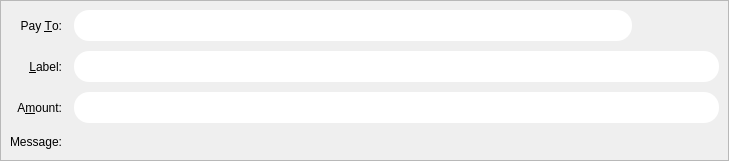
<?xml version="1.0" encoding="UTF-8"?>
<ui version="4.0">
 <class>SendCoinsEntry</class>
 <widget class="QStackedWidget" name="SendCoinsEntry">
  <property name="geometry">
   <rect>
    <x>0</x>
    <y>0</y>
    <width>729</width>
    <height>161</height>
   </rect>
  </property>
  <property name="focusPolicy">
   <enum>Qt::TabFocus</enum>
  </property>
  <property name="autoFillBackground">
   <bool>false</bool>
  </property>
  <property name="styleSheet">
   <string notr="true">BitcoinAmountField,
QValidatedLineEdit,
QLineEdit,
QTextEdit {
  font-size: 12px;
  min-height: 25px;
  outline: 0;
  padding: 3px;
  border: 1px;
  color: #333;
 background-color: #ffffff;
  border-radius: 15px;
}

QValidatedLineEdit: !focus {
  color: #333;
  background-color: #e7e7e7;
}
QValueComboBox {
  padding: 3px 5px 3px 5px;
  background: #fcfcfc;
  font-size: 12px;
  min-height: 25px;
  outline: 0;
  padding: 3px;
  border: 0px;
  color: #333;
  background-color: #f2f2f2;
  border-radius: 10px;
}

QValueComboBox: !focus {
  color: #5c4c7c;
  background-color: #e7e7e7;
}
QLineEdit: !focus {
  color: #333;
  background-color: #e7e7e7;
}

QTextEdit: !focus {
  color: #333;
  background-color: #e7e7e7;
}

/* .QValidatedLineEdit:checked, .QLineEdit:checked */
BitcoinAmountField,
QValidatedLineEdit:disabled,
.QLineEdit:disabled,
.QTextEdit:disabled {
  color: #333;
  background-color: #f2f2f2;
}

.QPlainTextEdit {
  background-color: #f2f2f2;
}
QDialogButtonBox,
QPushButton {
  background-color: #fdc14f;
  padding: 0.85em 2em;
  letter-spacing: 1px;
  color: #000000;
  font-size: 12px;
  border-radius: 20px;
}
QPushButton:hover {
  background-color: #fb9803;
}
QPushButton:focus {
  border: none;
  outline: none;
}
QPushButton:pressed {
  border: 1px solid #ff7300;
}

QPushButton:disabled {
  border: 1px solid #aaaaaa;
  background-color: #bbbbbb;
}</string>
  </property>
  <widget class="QFrame" name="SendCoins">
   <property name="toolTip">
    <string>This is a normal payment.</string>
   </property>
   <property name="frameShape">
    <enum>QFrame::StyledPanel</enum>
   </property>
   <property name="frameShadow">
    <enum>QFrame::Sunken</enum>
   </property>
   <layout class="QGridLayout" name="gridLayout">
    <property name="horizontalSpacing">
     <number>12</number>
    </property>
    <property name="verticalSpacing">
     <number>10</number>
    </property>
    <item row="0" column="0">
     <widget class="QLabel" name="payToLabel">
      <property name="text">
       <string>Pay &amp;To:</string>
      </property>
      <property name="alignment">
       <set>Qt::AlignRight|Qt::AlignTrailing|Qt::AlignVCenter</set>
      </property>
      <property name="buddy">
       <cstring>payTo</cstring>
      </property>
     </widget>
    </item>
    <item row="0" column="1">
     <layout class="QHBoxLayout" name="payToLayout">
      <property name="spacing">
       <number>0</number>
      </property>
      <item>
       <widget class="QValidatedLineEdit" name="payTo">
        <property name="toolTip">
         <string>The litegenx address to send the payment to</string>
        </property>
       </widget>
      </item>
      <item>
       <widget class="QToolButton" name="addressBookButton">
        <property name="toolTip">
         <string>Choose previously used address</string>
        </property>
        <property name="styleSheet">
         <string notr="true">border:0;
padding:5px;</string>
        </property>
        <property name="text">
         <string/>
        </property>
        <property name="icon">
         <iconset resource="../litegenx.qrc">
          <normaloff>:/icons/address-book</normaloff>:/icons/address-book</iconset>
        </property>
        <property name="iconSize">
         <size>
          <width>16</width>
          <height>16</height>
         </size>
        </property>
        <property name="shortcut">
         <string>Alt+A</string>
        </property>
       </widget>
      </item>
      <item>
       <widget class="QToolButton" name="pasteButton">
        <property name="toolTip">
         <string>Paste address from clipboard</string>
        </property>
        <property name="styleSheet">
         <string notr="true">border:0;
padding:5px;</string>
        </property>
        <property name="text">
         <string/>
        </property>
        <property name="icon">
         <iconset resource="../litegenx.qrc">
          <normaloff>:/icons/editpaste</normaloff>:/icons/editpaste</iconset>
        </property>
        <property name="shortcut">
         <string>Alt+P</string>
        </property>
       </widget>
      </item>
      <item>
       <widget class="QToolButton" name="deleteButton">
        <property name="toolTip">
         <string>Remove this entry</string>
        </property>
        <property name="styleSheet">
         <string notr="true">border:0;
padding:5px;</string>
        </property>
        <property name="text">
         <string/>
        </property>
        <property name="icon">
         <iconset resource="../litegenx.qrc">
          <normaloff>:/icons/remove</normaloff>:/icons/remove</iconset>
        </property>
       </widget>
      </item>
     </layout>
    </item>
    <item row="1" column="0">
     <widget class="QLabel" name="labelLabel">
      <property name="text">
       <string>&amp;Label:</string>
      </property>
      <property name="alignment">
       <set>Qt::AlignRight|Qt::AlignTrailing|Qt::AlignVCenter</set>
      </property>
      <property name="buddy">
       <cstring>addAsLabel</cstring>
      </property>
     </widget>
    </item>
    <item row="1" column="1">
     <widget class="QLineEdit" name="addAsLabel">
      <property name="toolTip">
       <string>Enter a label for this address to add it to the list of used addresses</string>
      </property>
     </widget>
    </item>
    <item row="2" column="0">
     <widget class="QLabel" name="amountLabel">
      <property name="text">
       <string>A&amp;mount:</string>
      </property>
      <property name="alignment">
       <set>Qt::AlignRight|Qt::AlignTrailing|Qt::AlignVCenter</set>
      </property>
      <property name="buddy">
       <cstring>payAmount</cstring>
      </property>
     </widget>
    </item>
    <item row="2" column="1">
     <widget class="BitcoinAmountField" name="payAmount"/>
    </item>
    <item row="3" column="0">
     <widget class="QLabel" name="messageLabel">
      <property name="text">
       <string>Message:</string>
      </property>
      <property name="alignment">
       <set>Qt::AlignRight|Qt::AlignTrailing|Qt::AlignVCenter</set>
      </property>
     </widget>
    </item>
    <item row="3" column="1">
     <widget class="QLabel" name="messageTextLabel">
      <property name="toolTip">
       <string>A message that was attached to the litegenx: URI which will be stored with the transaction for your reference. Note: This message will not be sent over the litegenx network.</string>
      </property>
      <property name="textFormat">
       <enum>Qt::PlainText</enum>
      </property>
     </widget>
    </item>
   </layout>
  </widget>
  <widget class="QFrame" name="SendCoins_InsecurePaymentRequest">
   <property name="palette">
    <palette>
     <active>
      <colorrole role="WindowText">
       <brush brushstyle="SolidPattern">
        <color alpha="255">
         <red>0</red>
         <green>0</green>
         <blue>0</blue>
        </color>
       </brush>
      </colorrole>
      <colorrole role="Button">
       <brush brushstyle="SolidPattern">
        <color alpha="255">
         <red>255</red>
         <green>255</green>
         <blue>127</blue>
        </color>
       </brush>
      </colorrole>
      <colorrole role="Light">
       <brush brushstyle="SolidPattern">
        <color alpha="255">
         <red>255</red>
         <green>255</green>
         <blue>255</blue>
        </color>
       </brush>
      </colorrole>
      <colorrole role="Midlight">
       <brush brushstyle="SolidPattern">
        <color alpha="255">
         <red>255</red>
         <green>255</green>
         <blue>191</blue>
        </color>
       </brush>
      </colorrole>
      <colorrole role="Dark">
       <brush brushstyle="SolidPattern">
        <color alpha="255">
         <red>127</red>
         <green>127</green>
         <blue>63</blue>
        </color>
       </brush>
      </colorrole>
      <colorrole role="Mid">
       <brush brushstyle="SolidPattern">
        <color alpha="255">
         <red>170</red>
         <green>170</green>
         <blue>84</blue>
        </color>
       </brush>
      </colorrole>
      <colorrole role="Text">
       <brush brushstyle="SolidPattern">
        <color alpha="255">
         <red>0</red>
         <green>0</green>
         <blue>0</blue>
        </color>
       </brush>
      </colorrole>
      <colorrole role="BrightText">
       <brush brushstyle="SolidPattern">
        <color alpha="255">
         <red>255</red>
         <green>255</green>
         <blue>255</blue>
        </color>
       </brush>
      </colorrole>
      <colorrole role="ButtonText">
       <brush brushstyle="SolidPattern">
        <color alpha="255">
         <red>0</red>
         <green>0</green>
         <blue>0</blue>
        </color>
       </brush>
      </colorrole>
      <colorrole role="Base">
       <brush brushstyle="SolidPattern">
        <color alpha="255">
         <red>255</red>
         <green>255</green>
         <blue>255</blue>
        </color>
       </brush>
      </colorrole>
      <colorrole role="Window">
       <brush brushstyle="SolidPattern">
        <color alpha="255">
         <red>255</red>
         <green>255</green>
         <blue>127</blue>
        </color>
       </brush>
      </colorrole>
      <colorrole role="Shadow">
       <brush brushstyle="SolidPattern">
        <color alpha="255">
         <red>0</red>
         <green>0</green>
         <blue>0</blue>
        </color>
       </brush>
      </colorrole>
      <colorrole role="AlternateBase">
       <brush brushstyle="SolidPattern">
        <color alpha="255">
         <red>255</red>
         <green>255</green>
         <blue>191</blue>
        </color>
       </brush>
      </colorrole>
      <colorrole role="ToolTipBase">
       <brush brushstyle="SolidPattern">
        <color alpha="255">
         <red>255</red>
         <green>255</green>
         <blue>220</blue>
        </color>
       </brush>
      </colorrole>
      <colorrole role="ToolTipText">
       <brush brushstyle="SolidPattern">
        <color alpha="255">
         <red>0</red>
         <green>0</green>
         <blue>0</blue>
        </color>
       </brush>
      </colorrole>
     </active>
     <inactive>
      <colorrole role="WindowText">
       <brush brushstyle="SolidPattern">
        <color alpha="255">
         <red>0</red>
         <green>0</green>
         <blue>0</blue>
        </color>
       </brush>
      </colorrole>
      <colorrole role="Button">
       <brush brushstyle="SolidPattern">
        <color alpha="255">
         <red>255</red>
         <green>255</green>
         <blue>127</blue>
        </color>
       </brush>
      </colorrole>
      <colorrole role="Light">
       <brush brushstyle="SolidPattern">
        <color alpha="255">
         <red>255</red>
         <green>255</green>
         <blue>255</blue>
        </color>
       </brush>
      </colorrole>
      <colorrole role="Midlight">
       <brush brushstyle="SolidPattern">
        <color alpha="255">
         <red>255</red>
         <green>255</green>
         <blue>191</blue>
        </color>
       </brush>
      </colorrole>
      <colorrole role="Dark">
       <brush brushstyle="SolidPattern">
        <color alpha="255">
         <red>127</red>
         <green>127</green>
         <blue>63</blue>
        </color>
       </brush>
      </colorrole>
      <colorrole role="Mid">
       <brush brushstyle="SolidPattern">
        <color alpha="255">
         <red>170</red>
         <green>170</green>
         <blue>84</blue>
        </color>
       </brush>
      </colorrole>
      <colorrole role="Text">
       <brush brushstyle="SolidPattern">
        <color alpha="255">
         <red>0</red>
         <green>0</green>
         <blue>0</blue>
        </color>
       </brush>
      </colorrole>
      <colorrole role="BrightText">
       <brush brushstyle="SolidPattern">
        <color alpha="255">
         <red>255</red>
         <green>255</green>
         <blue>255</blue>
        </color>
       </brush>
      </colorrole>
      <colorrole role="ButtonText">
       <brush brushstyle="SolidPattern">
        <color alpha="255">
         <red>0</red>
         <green>0</green>
         <blue>0</blue>
        </color>
       </brush>
      </colorrole>
      <colorrole role="Base">
       <brush brushstyle="SolidPattern">
        <color alpha="255">
         <red>255</red>
         <green>255</green>
         <blue>255</blue>
        </color>
       </brush>
      </colorrole>
      <colorrole role="Window">
       <brush brushstyle="SolidPattern">
        <color alpha="255">
         <red>255</red>
         <green>255</green>
         <blue>127</blue>
        </color>
       </brush>
      </colorrole>
      <colorrole role="Shadow">
       <brush brushstyle="SolidPattern">
        <color alpha="255">
         <red>0</red>
         <green>0</green>
         <blue>0</blue>
        </color>
       </brush>
      </colorrole>
      <colorrole role="AlternateBase">
       <brush brushstyle="SolidPattern">
        <color alpha="255">
         <red>255</red>
         <green>255</green>
         <blue>191</blue>
        </color>
       </brush>
      </colorrole>
      <colorrole role="ToolTipBase">
       <brush brushstyle="SolidPattern">
        <color alpha="255">
         <red>255</red>
         <green>255</green>
         <blue>220</blue>
        </color>
       </brush>
      </colorrole>
      <colorrole role="ToolTipText">
       <brush brushstyle="SolidPattern">
        <color alpha="255">
         <red>0</red>
         <green>0</green>
         <blue>0</blue>
        </color>
       </brush>
      </colorrole>
     </inactive>
     <disabled>
      <colorrole role="WindowText">
       <brush brushstyle="SolidPattern">
        <color alpha="255">
         <red>127</red>
         <green>127</green>
         <blue>63</blue>
        </color>
       </brush>
      </colorrole>
      <colorrole role="Button">
       <brush brushstyle="SolidPattern">
        <color alpha="255">
         <red>255</red>
         <green>255</green>
         <blue>127</blue>
        </color>
       </brush>
      </colorrole>
      <colorrole role="Light">
       <brush brushstyle="SolidPattern">
        <color alpha="255">
         <red>255</red>
         <green>255</green>
         <blue>255</blue>
        </color>
       </brush>
      </colorrole>
      <colorrole role="Midlight">
       <brush brushstyle="SolidPattern">
        <color alpha="255">
         <red>255</red>
         <green>255</green>
         <blue>191</blue>
        </color>
       </brush>
      </colorrole>
      <colorrole role="Dark">
       <brush brushstyle="SolidPattern">
        <color alpha="255">
         <red>127</red>
         <green>127</green>
         <blue>63</blue>
        </color>
       </brush>
      </colorrole>
      <colorrole role="Mid">
       <brush brushstyle="SolidPattern">
        <color alpha="255">
         <red>170</red>
         <green>170</green>
         <blue>84</blue>
        </color>
       </brush>
      </colorrole>
      <colorrole role="Text">
       <brush brushstyle="SolidPattern">
        <color alpha="255">
         <red>127</red>
         <green>127</green>
         <blue>63</blue>
        </color>
       </brush>
      </colorrole>
      <colorrole role="BrightText">
       <brush brushstyle="SolidPattern">
        <color alpha="255">
         <red>255</red>
         <green>255</green>
         <blue>255</blue>
        </color>
       </brush>
      </colorrole>
      <colorrole role="ButtonText">
       <brush brushstyle="SolidPattern">
        <color alpha="255">
         <red>127</red>
         <green>127</green>
         <blue>63</blue>
        </color>
       </brush>
      </colorrole>
      <colorrole role="Base">
       <brush brushstyle="SolidPattern">
        <color alpha="255">
         <red>255</red>
         <green>255</green>
         <blue>127</blue>
        </color>
       </brush>
      </colorrole>
      <colorrole role="Window">
       <brush brushstyle="SolidPattern">
        <color alpha="255">
         <red>255</red>
         <green>255</green>
         <blue>127</blue>
        </color>
       </brush>
      </colorrole>
      <colorrole role="Shadow">
       <brush brushstyle="SolidPattern">
        <color alpha="255">
         <red>0</red>
         <green>0</green>
         <blue>0</blue>
        </color>
       </brush>
      </colorrole>
      <colorrole role="AlternateBase">
       <brush brushstyle="SolidPattern">
        <color alpha="255">
         <red>255</red>
         <green>255</green>
         <blue>127</blue>
        </color>
       </brush>
      </colorrole>
      <colorrole role="ToolTipBase">
       <brush brushstyle="SolidPattern">
        <color alpha="255">
         <red>255</red>
         <green>255</green>
         <blue>220</blue>
        </color>
       </brush>
      </colorrole>
      <colorrole role="ToolTipText">
       <brush brushstyle="SolidPattern">
        <color alpha="255">
         <red>0</red>
         <green>0</green>
         <blue>0</blue>
        </color>
       </brush>
      </colorrole>
     </disabled>
    </palette>
   </property>
   <property name="toolTip">
    <string>This is an unverified payment request.</string>
   </property>
   <property name="autoFillBackground">
    <bool>true</bool>
   </property>
   <property name="frameShape">
    <enum>QFrame::StyledPanel</enum>
   </property>
   <property name="frameShadow">
    <enum>QFrame::Sunken</enum>
   </property>
   <layout class="QGridLayout" name="gridLayout_is">
    <property name="spacing">
     <number>12</number>
    </property>
    <item row="0" column="0">
     <widget class="QLabel" name="payToLabel_is">
      <property name="text">
       <string>Pay To:</string>
      </property>
      <property name="alignment">
       <set>Qt::AlignRight|Qt::AlignTrailing|Qt::AlignVCenter</set>
      </property>
     </widget>
    </item>
    <item row="0" column="1">
     <layout class="QHBoxLayout" name="payToLayout_is">
      <property name="spacing">
       <number>0</number>
      </property>
      <item>
       <widget class="QLabel" name="payTo_is"/>
      </item>
      <item>
       <widget class="QToolButton" name="deleteButton_is">
        <property name="toolTip">
         <string>Remove this entry</string>
        </property>
        <property name="text">
         <string/>
        </property>
        <property name="icon">
         <iconset resource="../litegenx.qrc">
          <normaloff>:/icons/remove</normaloff>:/icons/remove</iconset>
        </property>
       </widget>
      </item>
     </layout>
    </item>
    <item row="1" column="0">
     <widget class="QLabel" name="memoLabel_is">
      <property name="text">
       <string>Memo:</string>
      </property>
      <property name="alignment">
       <set>Qt::AlignRight|Qt::AlignTrailing|Qt::AlignVCenter</set>
      </property>
     </widget>
    </item>
    <item row="1" column="1">
     <widget class="QLabel" name="memoTextLabel_is">
      <property name="textFormat">
       <enum>Qt::PlainText</enum>
      </property>
     </widget>
    </item>
    <item row="2" column="0">
     <widget class="QLabel" name="amountLabel_is">
      <property name="text">
       <string>A&amp;mount:</string>
      </property>
      <property name="alignment">
       <set>Qt::AlignRight|Qt::AlignTrailing|Qt::AlignVCenter</set>
      </property>
      <property name="buddy">
       <cstring>payAmount_is</cstring>
      </property>
     </widget>
    </item>
    <item row="2" column="1">
     <widget class="BitcoinAmountField" name="payAmount_is">
      <property name="acceptDrops">
       <bool>false</bool>
      </property>
     </widget>
    </item>
   </layout>
  </widget>
  <widget class="QFrame" name="SendCoins_SecurePaymentRequest">
   <property name="palette">
    <palette>
     <active>
      <colorrole role="WindowText">
       <brush brushstyle="SolidPattern">
        <color alpha="255">
         <red>0</red>
         <green>0</green>
         <blue>0</blue>
        </color>
       </brush>
      </colorrole>
      <colorrole role="Button">
       <brush brushstyle="SolidPattern">
        <color alpha="255">
         <red>140</red>
         <green>232</green>
         <blue>119</blue>
        </color>
       </brush>
      </colorrole>
      <colorrole role="Light">
       <brush brushstyle="SolidPattern">
        <color alpha="255">
         <red>230</red>
         <green>255</green>
         <blue>224</blue>
        </color>
       </brush>
      </colorrole>
      <colorrole role="Midlight">
       <brush brushstyle="SolidPattern">
        <color alpha="255">
         <red>185</red>
         <green>243</green>
         <blue>171</blue>
        </color>
       </brush>
      </colorrole>
      <colorrole role="Dark">
       <brush brushstyle="SolidPattern">
        <color alpha="255">
         <red>70</red>
         <green>116</green>
         <blue>59</blue>
        </color>
       </brush>
      </colorrole>
      <colorrole role="Mid">
       <brush brushstyle="SolidPattern">
        <color alpha="255">
         <red>93</red>
         <green>155</green>
         <blue>79</blue>
        </color>
       </brush>
      </colorrole>
      <colorrole role="Text">
       <brush brushstyle="SolidPattern">
        <color alpha="255">
         <red>0</red>
         <green>0</green>
         <blue>0</blue>
        </color>
       </brush>
      </colorrole>
      <colorrole role="BrightText">
       <brush brushstyle="SolidPattern">
        <color alpha="255">
         <red>155</red>
         <green>255</green>
         <blue>147</blue>
        </color>
       </brush>
      </colorrole>
      <colorrole role="ButtonText">
       <brush brushstyle="SolidPattern">
        <color alpha="255">
         <red>0</red>
         <green>0</green>
         <blue>0</blue>
        </color>
       </brush>
      </colorrole>
      <colorrole role="Base">
       <brush brushstyle="SolidPattern">
        <color alpha="255">
         <red>119</red>
         <green>255</green>
         <blue>233</blue>
        </color>
       </brush>
      </colorrole>
      <colorrole role="Window">
       <brush brushstyle="SolidPattern">
        <color alpha="255">
         <red>140</red>
         <green>232</green>
         <blue>119</blue>
        </color>
       </brush>
      </colorrole>
      <colorrole role="Shadow">
       <brush brushstyle="SolidPattern">
        <color alpha="255">
         <red>0</red>
         <green>0</green>
         <blue>0</blue>
        </color>
       </brush>
      </colorrole>
      <colorrole role="AlternateBase">
       <brush brushstyle="SolidPattern">
        <color alpha="255">
         <red>197</red>
         <green>243</green>
         <blue>187</blue>
        </color>
       </brush>
      </colorrole>
      <colorrole role="NoRole">
       <brush brushstyle="SolidPattern">
        <color alpha="255">
         <red>125</red>
         <green>194</green>
         <blue>122</blue>
        </color>
       </brush>
      </colorrole>
      <colorrole role="ToolTipBase">
       <brush brushstyle="SolidPattern">
        <color alpha="255">
         <red>255</red>
         <green>255</green>
         <blue>220</blue>
        </color>
       </brush>
      </colorrole>
      <colorrole role="ToolTipText">
       <brush brushstyle="SolidPattern">
        <color alpha="255">
         <red>0</red>
         <green>0</green>
         <blue>0</blue>
        </color>
       </brush>
      </colorrole>
     </active>
     <inactive>
      <colorrole role="WindowText">
       <brush brushstyle="SolidPattern">
        <color alpha="255">
         <red>0</red>
         <green>0</green>
         <blue>0</blue>
        </color>
       </brush>
      </colorrole>
      <colorrole role="Button">
       <brush brushstyle="SolidPattern">
        <color alpha="255">
         <red>140</red>
         <green>232</green>
         <blue>119</blue>
        </color>
       </brush>
      </colorrole>
      <colorrole role="Light">
       <brush brushstyle="SolidPattern">
        <color alpha="255">
         <red>230</red>
         <green>255</green>
         <blue>224</blue>
        </color>
       </brush>
      </colorrole>
      <colorrole role="Midlight">
       <brush brushstyle="SolidPattern">
        <color alpha="255">
         <red>185</red>
         <green>243</green>
         <blue>171</blue>
        </color>
       </brush>
      </colorrole>
      <colorrole role="Dark">
       <brush brushstyle="SolidPattern">
        <color alpha="255">
         <red>70</red>
         <green>116</green>
         <blue>59</blue>
        </color>
       </brush>
      </colorrole>
      <colorrole role="Mid">
       <brush brushstyle="SolidPattern">
        <color alpha="255">
         <red>93</red>
         <green>155</green>
         <blue>79</blue>
        </color>
       </brush>
      </colorrole>
      <colorrole role="Text">
       <brush brushstyle="SolidPattern">
        <color alpha="255">
         <red>0</red>
         <green>0</green>
         <blue>0</blue>
        </color>
       </brush>
      </colorrole>
      <colorrole role="BrightText">
       <brush brushstyle="SolidPattern">
        <color alpha="255">
         <red>155</red>
         <green>255</green>
         <blue>147</blue>
        </color>
       </brush>
      </colorrole>
      <colorrole role="ButtonText">
       <brush brushstyle="SolidPattern">
        <color alpha="255">
         <red>0</red>
         <green>0</green>
         <blue>0</blue>
        </color>
       </brush>
      </colorrole>
      <colorrole role="Base">
       <brush brushstyle="SolidPattern">
        <color alpha="255">
         <red>119</red>
         <green>255</green>
         <blue>233</blue>
        </color>
       </brush>
      </colorrole>
      <colorrole role="Window">
       <brush brushstyle="SolidPattern">
        <color alpha="255">
         <red>140</red>
         <green>232</green>
         <blue>119</blue>
        </color>
       </brush>
      </colorrole>
      <colorrole role="Shadow">
       <brush brushstyle="SolidPattern">
        <color alpha="255">
         <red>0</red>
         <green>0</green>
         <blue>0</blue>
        </color>
       </brush>
      </colorrole>
      <colorrole role="AlternateBase">
       <brush brushstyle="SolidPattern">
        <color alpha="255">
         <red>197</red>
         <green>243</green>
         <blue>187</blue>
        </color>
       </brush>
      </colorrole>
      <colorrole role="NoRole">
       <brush brushstyle="SolidPattern">
        <color alpha="255">
         <red>125</red>
         <green>194</green>
         <blue>122</blue>
        </color>
       </brush>
      </colorrole>
      <colorrole role="ToolTipBase">
       <brush brushstyle="SolidPattern">
        <color alpha="255">
         <red>255</red>
         <green>255</green>
         <blue>220</blue>
        </color>
       </brush>
      </colorrole>
      <colorrole role="ToolTipText">
       <brush brushstyle="SolidPattern">
        <color alpha="255">
         <red>0</red>
         <green>0</green>
         <blue>0</blue>
        </color>
       </brush>
      </colorrole>
     </inactive>
     <disabled>
      <colorrole role="WindowText">
       <brush brushstyle="SolidPattern">
        <color alpha="255">
         <red>70</red>
         <green>116</green>
         <blue>59</blue>
        </color>
       </brush>
      </colorrole>
      <colorrole role="Button">
       <brush brushstyle="SolidPattern">
        <color alpha="255">
         <red>140</red>
         <green>232</green>
         <blue>119</blue>
        </color>
       </brush>
      </colorrole>
      <colorrole role="Light">
       <brush brushstyle="SolidPattern">
        <color alpha="255">
         <red>230</red>
         <green>255</green>
         <blue>224</blue>
        </color>
       </brush>
      </colorrole>
      <colorrole role="Midlight">
       <brush brushstyle="SolidPattern">
        <color alpha="255">
         <red>185</red>
         <green>243</green>
         <blue>171</blue>
        </color>
       </brush>
      </colorrole>
      <colorrole role="Dark">
       <brush brushstyle="SolidPattern">
        <color alpha="255">
         <red>70</red>
         <green>116</green>
         <blue>59</blue>
        </color>
       </brush>
      </colorrole>
      <colorrole role="Mid">
       <brush brushstyle="SolidPattern">
        <color alpha="255">
         <red>93</red>
         <green>155</green>
         <blue>79</blue>
        </color>
       </brush>
      </colorrole>
      <colorrole role="Text">
       <brush brushstyle="SolidPattern">
        <color alpha="255">
         <red>70</red>
         <green>116</green>
         <blue>59</blue>
        </color>
       </brush>
      </colorrole>
      <colorrole role="BrightText">
       <brush brushstyle="SolidPattern">
        <color alpha="255">
         <red>155</red>
         <green>255</green>
         <blue>147</blue>
        </color>
       </brush>
      </colorrole>
      <colorrole role="ButtonText">
       <brush brushstyle="SolidPattern">
        <color alpha="255">
         <red>70</red>
         <green>116</green>
         <blue>59</blue>
        </color>
       </brush>
      </colorrole>
      <colorrole role="Base">
       <brush brushstyle="SolidPattern">
        <color alpha="255">
         <red>140</red>
         <green>232</green>
         <blue>119</blue>
        </color>
       </brush>
      </colorrole>
      <colorrole role="Window">
       <brush brushstyle="SolidPattern">
        <color alpha="255">
         <red>140</red>
         <green>232</green>
         <blue>119</blue>
        </color>
       </brush>
      </colorrole>
      <colorrole role="Shadow">
       <brush brushstyle="SolidPattern">
        <color alpha="255">
         <red>0</red>
         <green>0</green>
         <blue>0</blue>
        </color>
       </brush>
      </colorrole>
      <colorrole role="AlternateBase">
       <brush brushstyle="SolidPattern">
        <color alpha="255">
         <red>140</red>
         <green>232</green>
         <blue>119</blue>
        </color>
       </brush>
      </colorrole>
      <colorrole role="NoRole">
       <brush brushstyle="SolidPattern">
        <color alpha="255">
         <red>125</red>
         <green>194</green>
         <blue>122</blue>
        </color>
       </brush>
      </colorrole>
      <colorrole role="ToolTipBase">
       <brush brushstyle="SolidPattern">
        <color alpha="255">
         <red>255</red>
         <green>255</green>
         <blue>220</blue>
        </color>
       </brush>
      </colorrole>
      <colorrole role="ToolTipText">
       <brush brushstyle="SolidPattern">
        <color alpha="255">
         <red>0</red>
         <green>0</green>
         <blue>0</blue>
        </color>
       </brush>
      </colorrole>
     </disabled>
    </palette>
   </property>
   <property name="toolTip">
    <string>This is a verified payment request.</string>
   </property>
   <property name="autoFillBackground">
    <bool>true</bool>
   </property>
   <property name="frameShape">
    <enum>QFrame::StyledPanel</enum>
   </property>
   <property name="frameShadow">
    <enum>QFrame::Sunken</enum>
   </property>
   <layout class="QGridLayout" name="gridLayout_s">
    <property name="spacing">
     <number>12</number>
    </property>
    <item row="0" column="0">
     <widget class="QLabel" name="payToLabel_s">
      <property name="text">
       <string>Pay To:</string>
      </property>
      <property name="alignment">
       <set>Qt::AlignRight|Qt::AlignTrailing|Qt::AlignVCenter</set>
      </property>
     </widget>
    </item>
    <item row="0" column="1">
     <layout class="QHBoxLayout" name="payToLayout_s">
      <property name="spacing">
       <number>0</number>
      </property>
      <item>
       <widget class="QLabel" name="payTo_s">
        <property name="textFormat">
         <enum>Qt::PlainText</enum>
        </property>
       </widget>
      </item>
      <item>
       <widget class="QToolButton" name="deleteButton_s">
        <property name="toolTip">
         <string>Remove this entry</string>
        </property>
        <property name="text">
         <string/>
        </property>
        <property name="icon">
         <iconset resource="../litegenx.qrc">
          <normaloff>:/icons/remove</normaloff>:/icons/remove</iconset>
        </property>
       </widget>
      </item>
     </layout>
    </item>
    <item row="1" column="0">
     <widget class="QLabel" name="memoLabel_s">
      <property name="text">
       <string>Memo:</string>
      </property>
      <property name="alignment">
       <set>Qt::AlignRight|Qt::AlignTrailing|Qt::AlignVCenter</set>
      </property>
     </widget>
    </item>
    <item row="1" column="1">
     <widget class="QLabel" name="memoTextLabel_s">
      <property name="textFormat">
       <enum>Qt::PlainText</enum>
      </property>
     </widget>
    </item>
    <item row="2" column="0">
     <widget class="QLabel" name="amountLabel_s">
      <property name="text">
       <string>A&amp;mount:</string>
      </property>
      <property name="alignment">
       <set>Qt::AlignRight|Qt::AlignTrailing|Qt::AlignVCenter</set>
      </property>
      <property name="buddy">
       <cstring>payAmount_s</cstring>
      </property>
     </widget>
    </item>
    <item row="2" column="1">
     <widget class="BitcoinAmountField" name="payAmount_s">
      <property name="acceptDrops">
       <bool>false</bool>
      </property>
     </widget>
    </item>
   </layout>
  </widget>
 </widget>
 <customwidgets>
  <customwidget>
   <class>QValidatedLineEdit</class>
   <extends>QLineEdit</extends>
   <header>qvalidatedlineedit.h</header>
  </customwidget>
  <customwidget>
   <class>BitcoinAmountField</class>
   <extends>QLineEdit</extends>
   <header>bitcoinamountfield.h</header>
  </customwidget>
 </customwidgets>
 <tabstops>
  <tabstop>payTo</tabstop>
  <tabstop>addressBookButton</tabstop>
  <tabstop>pasteButton</tabstop>
  <tabstop>deleteButton</tabstop>
  <tabstop>addAsLabel</tabstop>
  <tabstop>payAmount</tabstop>
  <tabstop>payAmount_is</tabstop>
  <tabstop>deleteButton_is</tabstop>
  <tabstop>payAmount_s</tabstop>
  <tabstop>deleteButton_s</tabstop>
 </tabstops>
 <resources>
  <include location="../litegenx.qrc"/>
 </resources>
 <connections/>
</ui>
